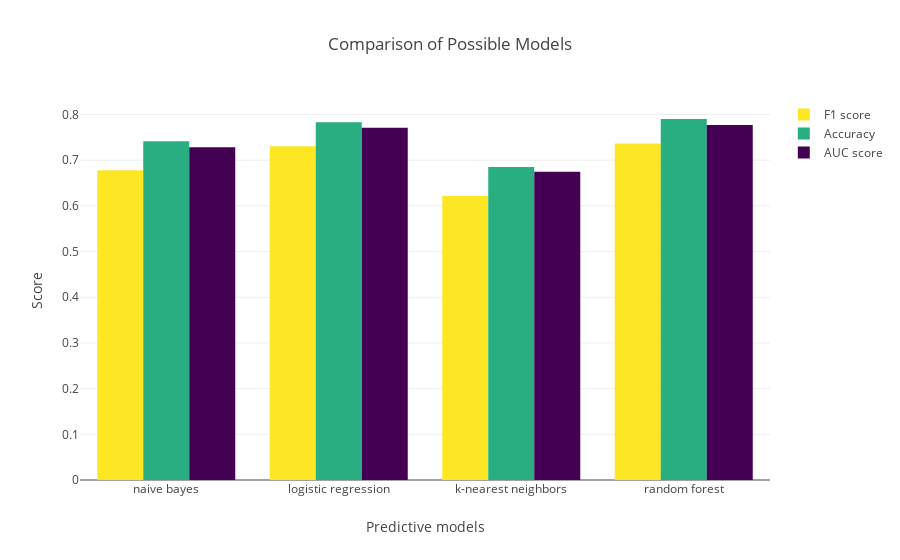

The notebook cell this image was saved under:
### Code cell
# Let's display that with plotly.
mydata1 = go.Bar(
    x=results.loc['F1 score'].index,
    y=results.loc['F1 score'],
    name=results.index[0],
    marker=dict(color=Viridis[16])
)
mydata2 = go.Bar(
    x=results.loc['Accuracy'].index,
    y=results.loc['Accuracy'],
    name=results.index[1],
    marker=dict(color=Viridis[10])
)
mydata3 = go.Bar(
    x=results.loc['AUC score'].index,
    y=results.loc['AUC score'],
    name=results.index[2],
    marker=dict(color=Viridis[0])
)
mylayout = go.Layout(
    title='Comparison of Possible Models',
    xaxis = dict(title = 'Predictive models'), # x-axis label
    yaxis = dict(title = 'Score'), # y-axis label
    
)
fig = go.Figure(data=[mydata1, mydata2, mydata3], layout=mylayout)
iplot(fig)

### Figure 1 — Plotly figure (JSON) as saved in the notebook; plotly's stock layout.template omitted (floating-point values rounded to 4 significant figures)
{"data": [{"marker": {"color": "#fde725"}, "name": "F1 score", "type": "bar", "uid": "9944593d-173d-4c6d-b184-513056e8b384", "x": ["naive bayes", "logistic regression", "k-nearest neighbors", "random forest"], "y": [0.6783, 0.7304, 0.6218, 0.7368]}, {"marker": {"color": "#28ae80"}, "name": "Accuracy", "type": "bar", "uid": "9337e691-e90e-4d5f-9764-261193821eda", "x": ["naive bayes", "logistic regression", "k-nearest neighbors", "random forest"], "y": [0.7413, 0.7832, 0.6853, 0.7902]}, {"marker": {"color": "#440154"}, "name": "AUC score", "type": "bar", "uid": "b4f83f9a-445c-4c12-a2cd-51de32cdbfca", "x": ["naive bayes", "logistic regression", "k-nearest neighbors", "random forest"], "y": [0.7283, 0.7708, 0.6749, 0.7771]}], "layout": {"title": {"text": "Comparison of Possible Models"}, "xaxis": {"title": {"text": "Predictive models"}}, "yaxis": {"title": {"text": "Score"}}}}
